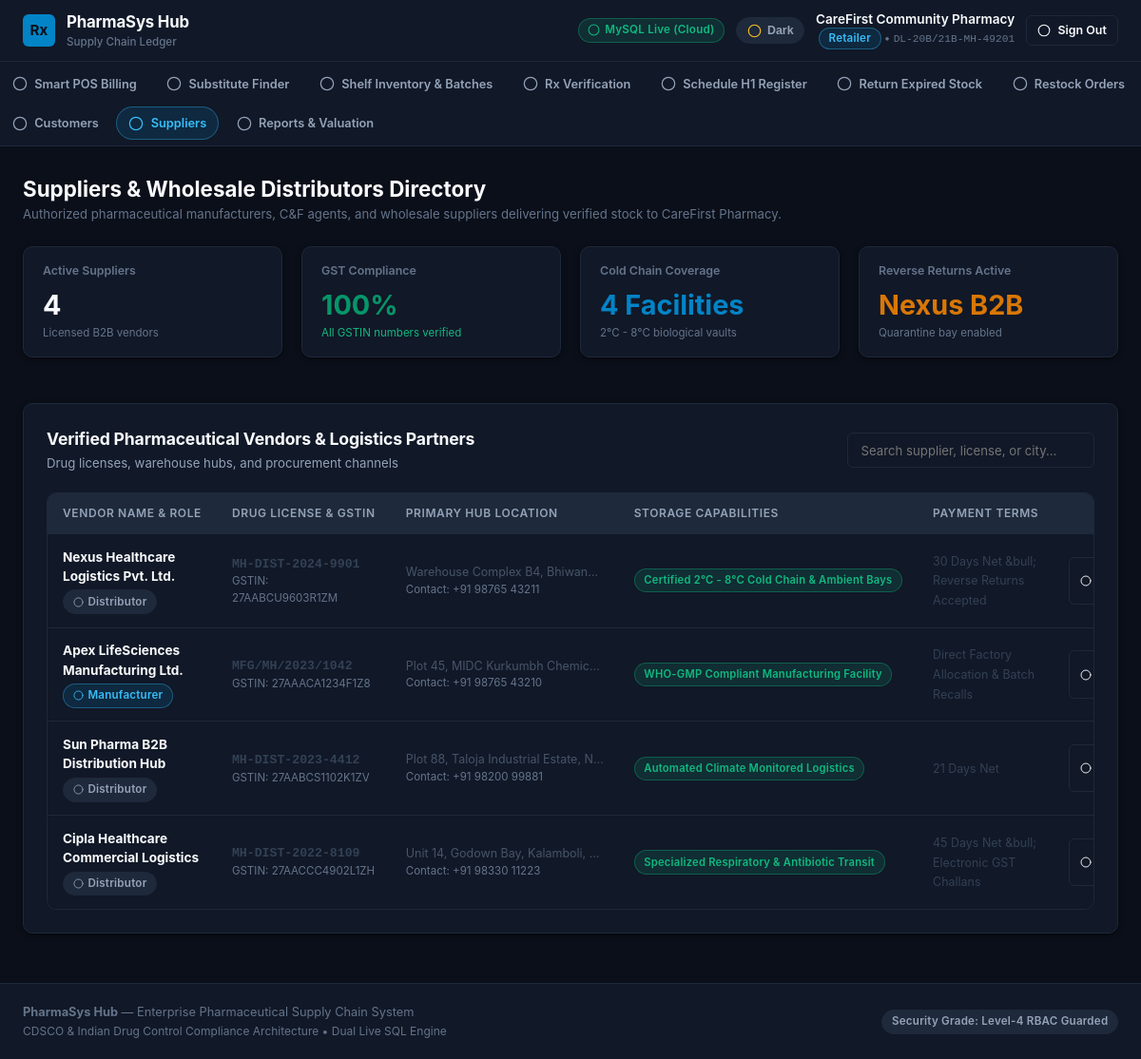
The app's page /retailer_suppliers.php (signed in) with its own data.
### tables this page shows
CREATE TABLE `users` (
  `id` INT AUTO_INCREMENT PRIMARY KEY,
  `name` VARCHAR(150) NOT NULL,
  `email` VARCHAR(150) NOT NULL UNIQUE,
  `password` VARCHAR(255) NOT NULL,
  `role` ENUM('manufacturer', 'distributor', 'retailer', 'consumer') NOT NULL,
  `phone` VARCHAR(25) NOT NULL,
  `license_no` VARCHAR(80) DEFAULT NULL,
  `address` TEXT DEFAULT NULL,
  `created_at` TIMESTAMP DEFAULT CURRENT_TIMESTAMP
);

### retailer_suppliers.php (the view, shortened to what this page needs)
<?php
$pdo = Database::getConnection();
$stmt = $pdo->query("
    SELECT u.*,
           (SELECT COUNT(*) FROM dispatch_challans WHERE distributor_id = u.id) as challan_count,
           (SELECT COUNT(*) FROM draft_purchase_orders WHERE distributor_id = u.id AND status = 'draft') as draft_count,
           (SELECT COUNT(*) FROM return_claims WHERE distributor_id = u.id) as return_count
    FROM users u
    WHERE u.role IN ('distributor', 'manufacturer')
    ORDER BY u.role DESC, u.name ASC
");
$dbSuppliers = $stmt->fetchAll();
$sampleSuppliers = [
    [
        'id' => 2,
        'name' => 'Nexus Healthcare Logistics Pvt. Ltd.',
        'role' => 'distributor',
        'license_no' => 'MH-DIST-2024-9901',
        'gstin' => '27AABCU9603R1ZM',
        'phone' => '+91 98765 43211',
        'email' => 'distributor@pharmasys.com',
        'address' => 'Warehouse Complex B4, Bhiwandi Logistics Corridor, Thane, MH',
        'cold_chain' => 'Certified 2°C - 8°C Cold Chain & Ambient Bays',
        'credit_terms' => '30 Days Net &bull; Reverse Returns Accepted',
        'challan_count' => 2,
        'draft_count' => 2,
        'return_count' => 1
    ],
    [
        'id' => 1,
        'name' => 'Apex LifeSciences Manufacturing Ltd.',
        'role' => 'manufacturer',
        'license_no' => 'MFG/MH/2023/1042',
        'gstin' => '27AAACA1234F1Z8',
        'phone' => '+91 98765 43210',
        'email' => 'manufacturer@pharmasys.com',
        'address' => 'Plot 45, MIDC Kurkumbh Chemical Zone, Daund, Pune, MH',
        'cold_chain' => 'WHO-GMP Compliant Manufacturing Facility',
        'credit_terms' => 'Direct Factory Allocation & Batch Recalls',
        'challan_count' => 0,
        'draft_count' => 0,
        'return_count' => 0
    ],
    [
        'id' => 5,
        'name' => 'Sun Pharma B2B Distribution Hub',
        'role' => 'distributor',
        'license_no' => 'MH-DIST-2023-4412',
        'gstin' => '27AABCS1102K1ZV',
        'phone' => '+91 98200 99881',
        'email' => 'mumbai.orders@sunpharma.b2b',
        'address' => 'Plot 88, Taloja Industrial Estate, Navi Mumbai',
        'cold_chain' => 'Automated Climate Monitored Logistics',
        'credit_terms' => '21 Days Net',
        'challan_count' => 1,
        'draft_count' => 0,
        'return_count' => 0
    ],
    [
        'id' => 6,
        'name' => 'Cipla Healthcare Commercial Logistics',
        'role' => 'distributor',
        'license_no' => 'MH-DIST-2022-8109',
        'gstin' => '27AACCC4902L1ZH',
        'phone' => '+91 98330 11223',
        'email' => 'supply@cipladist.com',
        'address' => 'Unit 14, Godown Bay, Kalamboli, Navi Mumbai',
        'cold_chain' => 'Specialized Respiratory & Antibiotic Transit',
        'credit_terms' => '45 Days Net &bull; Electronic GST Challans',
        'challan_count' => 1,
        'draft_count' => 0,
        'return_count' => 0
    ]
];
$allSuppliers = $sampleSuppliers;
require_once __DIR__ . '/includes/header.php';
?>
<div class="container">
  <div style="margin-bottom: 1.5rem;">
    <h2 style="font-size: 1.4rem; font-weight: 700;">Suppliers &amp; Wholesale Distributors Directory</h2>
    <p style="font-size: 0.825rem; color: var(--text-subtle);">
      Authorized pharmaceutical manufacturers, C&amp;F agents, and wholesale suppliers delivering verified stock to CareFirst Pharmacy.
    </p>
  </div>
  <div class="grid-4" style="margin-bottom: 1.5rem;">
    <div class="card" style="padding: 1rem 1.25rem;">
      <div style="font-size: 0.775rem; color: var(--text-subtle); font-weight: 600;">Active Suppliers</div>
      <div style="font-size: 1.8rem; font-weight: 700; color: var(--text-main); margin-top: 0.25rem;"><?= count($allSuppliers) ?></div>
      <div style="font-size: 0.72rem; color: var(--text-subtle);">Licensed B2B vendors</div>
    </div>
    <div class="card" style="padding: 1rem 1.25rem;">
      <div style="font-size: 0.775rem; color: var(--text-subtle); font-weight: 600;">GST Compliance</div>
      <div style="font-size: 1.8rem; font-weight: 700; color: #059669; margin-top: 0.25rem;">100%</div>
      <div style="font-size: 0.72rem; color: var(--color-success);">All GSTIN numbers verified</div>
    </div>
    <div class="card" style="padding: 1rem 1.25rem;">
      <div style="font-size: 0.775rem; color: var(--text-subtle); font-weight: 600;">Cold Chain Coverage</div>
      <div style="font-size: 1.8rem; font-weight: 700; color: #0284C7; margin-top: 0.25rem;">4 Facilities</div>
      <div style="font-size: 0.72rem; color: var(--text-subtle);">2°C - 8°C biological vaults</div>
    </div>
    <div class="card" style="padding: 1rem 1.25rem;">
      <div style="font-size: 0.775rem; color: var(--text-subtle); font-weight: 600;">Reverse Returns Active</div>
      <div style="font-size: 1.8rem; font-weight: 700; color: #D97706; margin-top: 0.25rem;">Nexus B2B</div>
      <div style="font-size: 0.72rem; color: var(--text-subtle);">Quarantine bay enabled</div>
    </div>
  </div>
  <div class="card">
    <div class="card-header" style="flex-wrap: wrap; gap: 0.75rem;">
      <div>
        <h3 class="card-title">Verified Pharmaceutical Vendors &amp; Logistics Partners</h3>
        <p class="card-description">Drug licenses, warehouse hubs, and procurement channels</p>
      </div>
      <input type="text" id="sup-search" class="form-control" style="max-width: 260px; font-size: 0.825rem;" placeholder="Search supplier, license, or city..." oninput="filterSupplierTable(this.value)">
    </div>
    <div class="table-wrapper">
      <table class="data-table" id="sup-table">
        <thead>
          <tr>
            <th>Vendor Name &amp; Role</th>
            <th>Drug License &amp; GSTIN</th>
            <th>Primary Hub Location</th>
            <th>Storage Capabilities</th>
            <th>Payment Terms</th>
            <th style="text-align: right;">Action</th>
          </tr>
        </thead>
        <tbody>
          <?php foreach ($allSuppliers as $s): ?>
            <tr class="sup-row" data-search="<?= strtolower(htmlspecialchars($s['name'] . ' ' . $s['license_no'] . ' ' . $s['gstin'] . ' ' . $s['address'])) ?>">
              <td>
                <strong style="color: var(--text-main);"><?= htmlspecialchars($s['name']) ?></strong>
                <div style="margin-top: 0.25rem;">
                  <span class="badge <?= $s['role'] === 'manufacturer' ? 'badge-primary' : 'badge-neutral' ?>">
                    <?= $s['role'] === 'manufacturer' ? icon('box', 11) . ' Manufacturer' : icon('truck', 11) . ' Distributor' ?>
                  </span>
                </div>
              </td>
              <td>
                <div style="font-size: 0.825rem; font-family: var(--font-mono); font-weight: 600; color: #334155;">
                  <?= htmlspecialchars($s['license_no']) ?>
                </div>
                <div style="font-size: 0.72rem; color: var(--text-subtle);">GSTIN: <?= htmlspecialchars($s['gstin']) ?></div>
              </td>
              <td style="max-width: 240px;">
                <span style="font-size: 0.78rem; color: #475569; display: block; overflow: hidden; text-overflow: ellipsis; white-space: nowrap;">
                  <?= htmlspecialchars($s['address']) ?>
                </span>
                <div style="font-size: 0.72rem; color: var(--text-subtle);">Contact: <?= htmlspecialchars($s['phone']) ?></div>
              </td>
              <td>
                <span class="badge badge-success" style="font-size: 0.7rem;">
                  <?= htmlspecialchars($s['cold_chain']) ?>
                </span>
              </td>
              <td>
                <span style="font-size: 0.78rem; color: #334155;"><?= htmlspecialchars($s['credit_terms']) ?></span>
              </td>
              <td style="text-align: right;">
                <a href="retailer_restock.php" class="btn btn-outline btn-sm">
                  <?= icon('refresh', 12) ?> Restock PO &rarr;
                </a>
              </td>
            </tr>
          <?php endforeach; ?>
        </tbody>
      </table>
    </div>
  </div>
</div>
<?php require_once __DIR__ . '/includes/footer.php'; ?>

### includes/icons.php (shortened to what this page needs)
<?php
function icon(string $name, int $size = 18, string $className = ''): string {
    $classAttr = $className ? ' class="' . htmlspecialchars($className) . '"' : '';
    $style = sprintf('width: %dpx; height: %dpx; min-width: %dpx; vertical-align: middle;', $size, $size, $size);
    $path = $icons[$name] ?? '<circle cx="12" cy="12" r="10"></circle>';
    return sprintf(
        '<svg xmlns="http://www.w3.org/2000/svg" width="%d" height="%d" viewBox="0 0 24 24" fill="none" stroke="currentColor" stroke-width="1.85" stroke-linecap="round" stroke-linejoin="round" style="%s"%s>%s</svg>',
        $size, $size, $style, $classAttr, $path
    );
}

### records on screen
users: name "Nexus Healthcare Logistics Pvt. Ltd.", $size 11 (drawn), license_no "MH-DIST-2024-9901", gstin "27AABCU9603R1ZM", address "Warehouse Complex B4, Bhiwan…", phone "+91 98765 43211", cold_chain "Certified 2°C - 8°C Cold Chain & Ambient Bays", credit_terms "30 Days Net &bull; Reverse Returns Accepted"
users: name "Apex LifeSciences Manufacturing Ltd.", $size 11 (drawn), license_no "MFG/MH/2023/1042", gstin "27AAACA1234F1Z8", address "Plot 45, MIDC Kurkumbh Chemic…", phone "+91 98765 43210", cold_chain "WHO-GMP Compliant Manufacturing Facility", credit_terms "Direct Factory Allocation & Batch Recalls"

### other values on screen
$dbStatus "MySQL Live (Cloud)"
$user['name'] "CareFirst Community Pharmacy"
$user['role'] "Retailer"
$user['license_no'] "DL-20B/21B-MH-49201"
count($allSuppliers) "4"
$s['name'] "Sun Pharma B2B Distribution Hub"
$s['license_no'] "MH-DIST-2023-4412"
$s['gstin'] "27AABCS1102K1ZV"
$s['address'] "Plot 88, Taloja Industrial Estate, N…"
$s['phone'] "+91 98200 99881"
$s['cold_chain'] "Automated Climate Monitored Logistics"
$s['credit_terms'] "21 Days Net"
$s['name'] "Cipla Healthcare Commercial Logistics"
$s['license_no'] "MH-DIST-2022-8109"
$s['gstin'] "27AACCC4902L1ZH"
